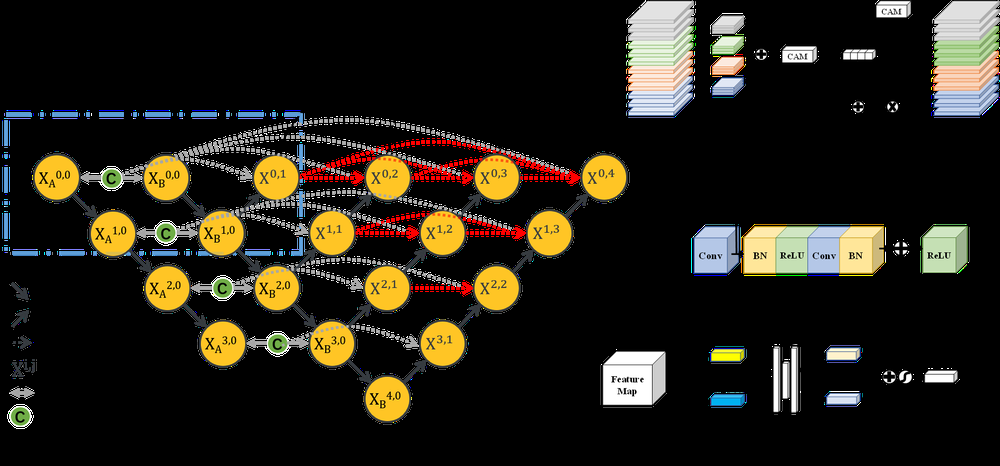
#> input picture img/SNUNet.png, 1000 x 466 px, shrunk from 1937 x 903 before the run; its folder holds only this picture in this run
$ python -i augmentation.py   (imports and definitions only)
#> lines starting #> are read from the running program, lines starting #| are printed output that depends on the picture
#> further down, picture is the input picture: shape (466, 1000, 3); mean B, G, R 24, 34.1, 38.3
# Script for data augmentation:
import numpy as np
import cv2
import os

# Horizontal flip
def horizontal_flip(image):
    image = cv2.flip(image, 1)
    return image

# Vertical flip
def vertical_flip(image):
    image = cv2.flip(image, 0)
    return image

# Image Rotation
def rotate_image(image):
    image_1 = cv2.rotate(image, cv2.ROTATE_90_CLOCKWISE)
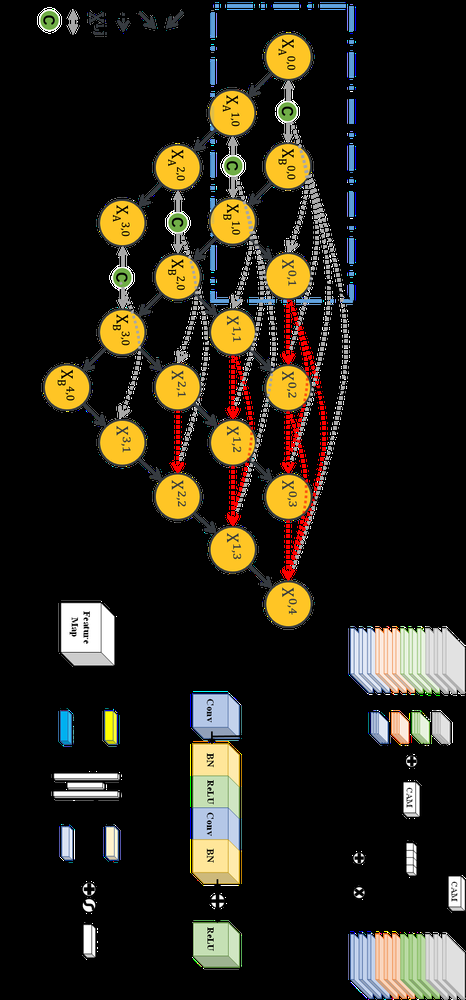
#> image_1: shape (1000, 466, 3); mean B, G, R 24, 34.1, 38.3
    image_2 = cv2.rotate(image, cv2.ROTATE_180)
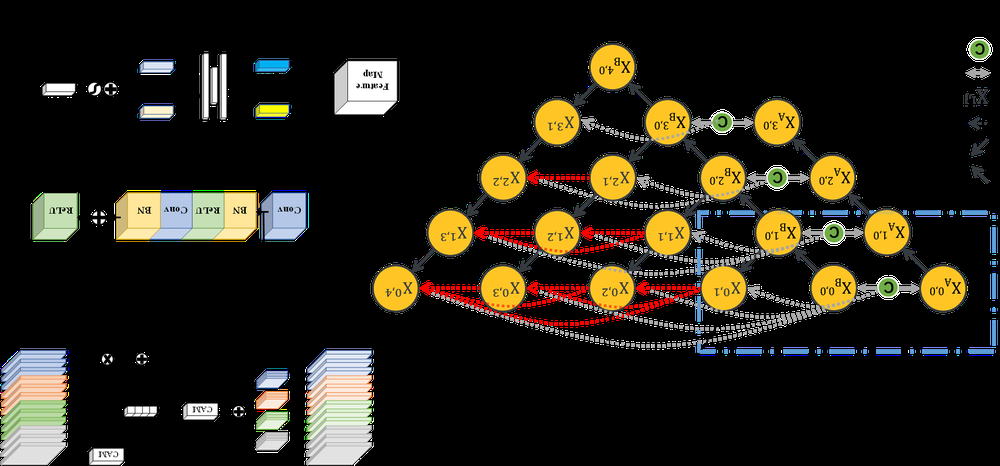
#> image_2: shape (466, 1000, 3); mean B, G, R 24, 34.1, 38.3
    image_3 = cv2.rotate(image, cv2.ROTATE_90_COUNTERCLOCKWISE)
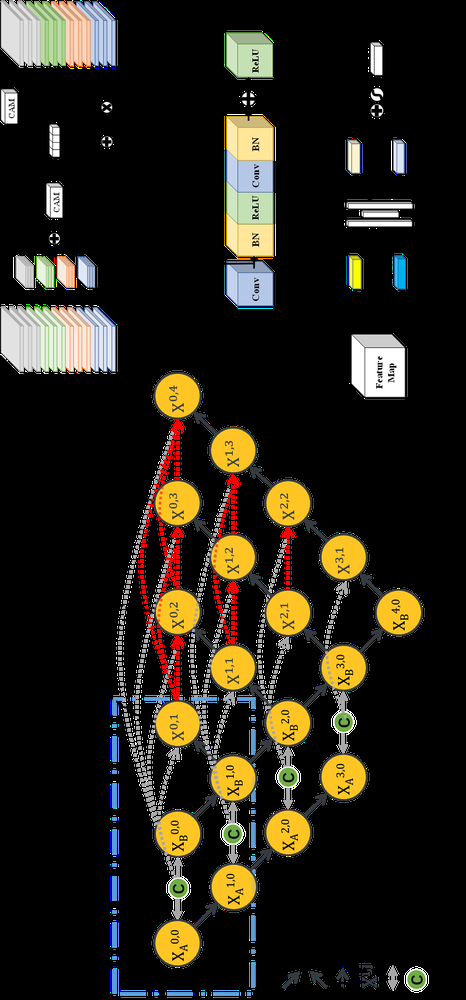
#> image_3: shape (1000, 466, 3); mean B, G, R 24, 34.1, 38.3
    return image_1, image_2, image_3

directories = ['A', 'B', 'OUT']
# [14 lines not run here, left out]

>>> import cv2
>>> picture = cv2.imread('../img/SNUNet.png')
>>> result = rotate_image(picture)
